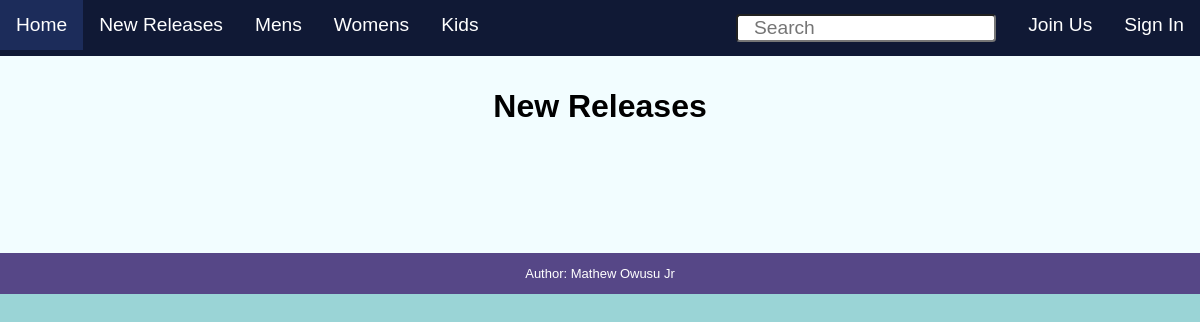
/womens/releases, run on an earlier commit of the app's database.
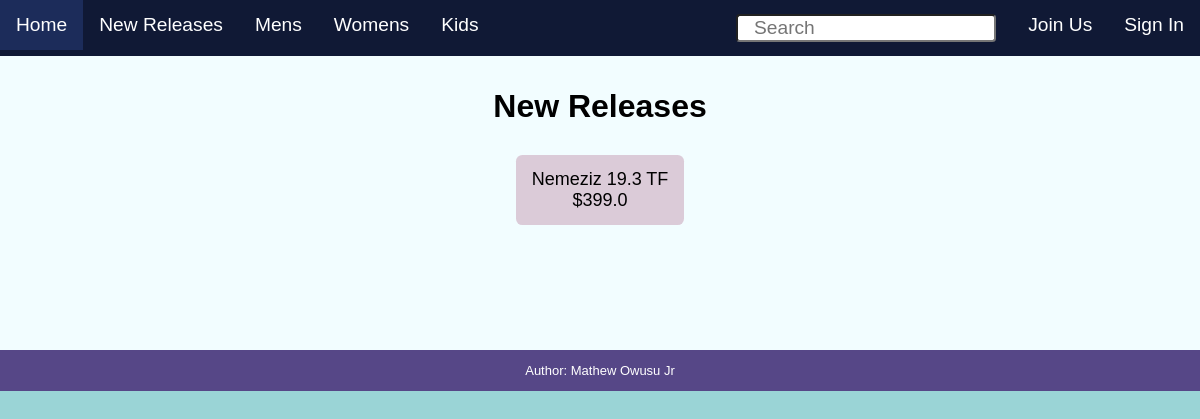
And on a later commit of the database.
### website/models.py (models this page shows, shortened)
class Shoe(db.Model):
    __tablename__ = 'shoe'
    id = db.Column(db.Integer(), primary_key=True)
    name = db.Column(db.String(length=30), nullable=False)
    brand = db.Column(db.String(length=30), nullable=False)
    audience = db.Column(db.String(length=30), nullable=False)
    price = db.Column(db.Float(), nullable=False)
    colors = db.relationship("Color", back_populates="shoe", lazy=True, cascade='all, delete, delete-orphan')

### website/views/cust_catalog_views.py (the view)
@cust_catalog_views.route('/womens/releases', methods=['GET'])
def womens_releases_page():
    title = "New Releases"
    collection = Shoe.query.filter_by(audience="Women")
    return render_template('customer/catalog.html', title=title, current_user=current_user, collection=collection)

### website/templates/customer/catalog.html (shortened to what this page needs)
{% extends 'base.html' %}
{% block body%}
    <h1>{{ title }}</h1>
    <div class="collections">
        <ul>
            {% for shoe in collection%}
                <li class="item-card" onclick=" redirectUrl('{{url_for('cust_catalog_views.display_product', id=shoe.id)}}') ">
                    <a>
                        {{ shoe.name }}
                    </a>
                    <p>${{ shoe.price }}</p>
                </li>
            {% endfor %}
        </ul>
    </div>
{% endblock %}

What changed in the data, as far as the page shows it:
now on this page (row edited): Shoe: name "Nemeziz 19.3 TF", price "399.0"
